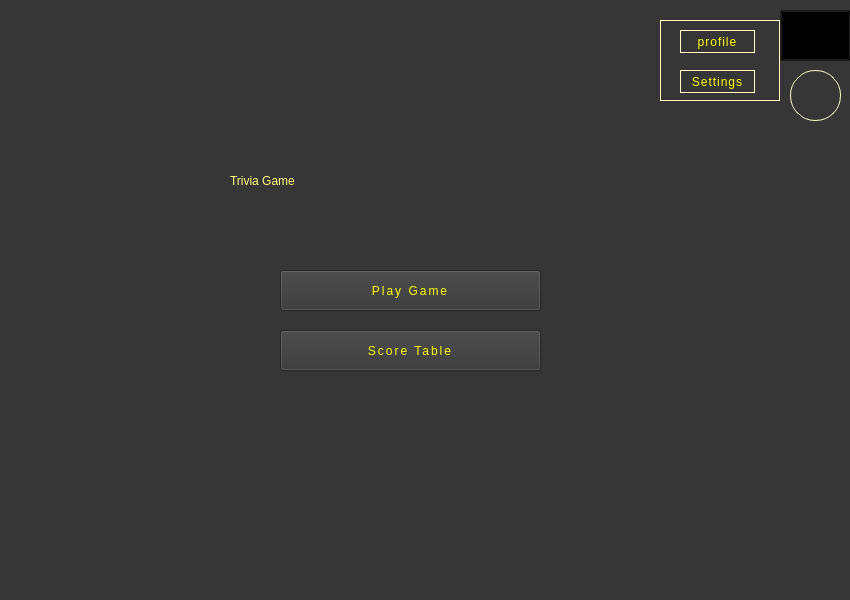
<?xml version="1.0" encoding="UTF-8"?>
<ui version="4.0">
 <class>Form</class>
 <widget class="QWidget" name="Form">
  <property name="geometry">
   <rect>
    <x>0</x>
    <y>0</y>
    <width>850</width>
    <height>600</height>
   </rect>
  </property>
  <property name="windowTitle">
   <string>Form</string>
  </property>
  <property name="styleSheet">
   <string notr="true">QWidget{
background-color: rgb(54, 54, 54);
}</string>
  </property>
  <widget class="QLabel" name="label">
   <property name="geometry">
    <rect>
     <x>230</x>
     <y>130</y>
     <width>381</width>
     <height>101</height>
    </rect>
   </property>
   <property name="styleSheet">
    <string notr="true">font: 46pt &quot;Consolas&quot;;
color: rgb(255, 255, 127);</string>
   </property>
   <property name="text">
    <string>Trivia Game</string>
   </property>
  </widget>
  <widget class="QPushButton" name="playbutton">
   <property name="geometry">
    <rect>
     <x>280</x>
     <y>270</y>
     <width>261</width>
     <height>41</height>
    </rect>
   </property>
   <property name="styleSheet">
    <string notr="true">font: 26pt &quot;Consolas&quot;;
color: rgb(255, 255, 0);
letter-spacing:2px;</string>
   </property>
   <property name="text">
    <string>Play Game</string>
   </property>
  </widget>
  <widget class="QPushButton" name="scoretablbutton">
   <property name="geometry">
    <rect>
     <x>280</x>
     <y>330</y>
     <width>261</width>
     <height>41</height>
    </rect>
   </property>
   <property name="styleSheet">
    <string notr="true">font: 26pt &quot;Consolas&quot;;
color: rgb(255, 255, 0);
letter-spacing:2px;</string>
   </property>
   <property name="text">
    <string>Score Table</string>
   </property>
  </widget>
  <widget class="QFrame" name="profilemenu">
   <property name="geometry">
    <rect>
     <x>660</x>
     <y>20</y>
     <width>120</width>
     <height>81</height>
    </rect>
   </property>
   <property name="styleSheet">
    <string notr="true">border: 1px solid rgb(255, 255, 198);</string>
   </property>
   <property name="frameShape">
    <enum>QFrame::StyledPanel</enum>
   </property>
   <property name="frameShadow">
    <enum>QFrame::Raised</enum>
   </property>
   <widget class="QPushButton" name="profilebutton">
    <property name="geometry">
     <rect>
      <x>20</x>
      <y>10</y>
      <width>75</width>
      <height>23</height>
     </rect>
    </property>
    <property name="styleSheet">
     <string notr="true">font: 10pt &quot;Consolas&quot;;
color: rgb(255, 255, 0);
letter-spacing:1px;</string>
    </property>
    <property name="text">
     <string>profile</string>
    </property>
   </widget>
   <widget class="QPushButton" name="settingbutton">
    <property name="geometry">
     <rect>
      <x>20</x>
      <y>50</y>
      <width>75</width>
      <height>23</height>
     </rect>
    </property>
    <property name="styleSheet">
     <string notr="true">font: 10pt &quot;Consolas&quot;;
color: rgb(255, 255, 0);
letter-spacing:1px;</string>
    </property>
    <property name="text">
     <string>Settings</string>
    </property>
   </widget>
  </widget>
  <widget class="QLabel" name="shopbutton">
   <property name="geometry">
    <rect>
     <x>790</x>
     <y>70</y>
     <width>51</width>
     <height>51</height>
    </rect>
   </property>
   <property name="styleSheet">
    <string notr="true">border: 1px solid rgb(255, 255, 198);
border-radius: 25px;
padding:2px;</string>
   </property>
   <property name="text">
    <string/>
   </property>
   <property name="textFormat">
    <enum>Qt::RichText</enum>
   </property>
   <property name="pixmap">
    <pixmap>shop.png</pixmap>
   </property>
   <property name="scaledContents">
    <bool>true</bool>
   </property>
  </widget>
  <widget class="QLabel" name="label_2">
   <property name="geometry">
    <rect>
     <x>790</x>
     <y>10</y>
     <width>51</width>
     <height>51</height>
    </rect>
   </property>
   <property name="styleSheet">
    <string notr="true">border-radius: 25px;</string>
   </property>
   <property name="text">
    <string/>
   </property>
   <property name="textFormat">
    <enum>Qt::RichText</enum>
   </property>
   <property name="pixmap">
    <pixmap>user.jpg</pixmap>
   </property>
   <property name="scaledContents">
    <bool>true</bool>
   </property>
  </widget>
  <widget class="QPushButton" name="profilelogo">
   <property name="geometry">
    <rect>
     <x>780</x>
     <y>10</y>
     <width>71</width>
     <height>51</height>
    </rect>
   </property>
   <property name="styleSheet">
    <string notr="true">background: transparent;</string>
   </property>
   <property name="text">
    <string/>
   </property>
  </widget>
 </widget>
 <resources>
  <include location="../imgs/user.qrc"/>
 </resources>
 <connections/>
</ui>
